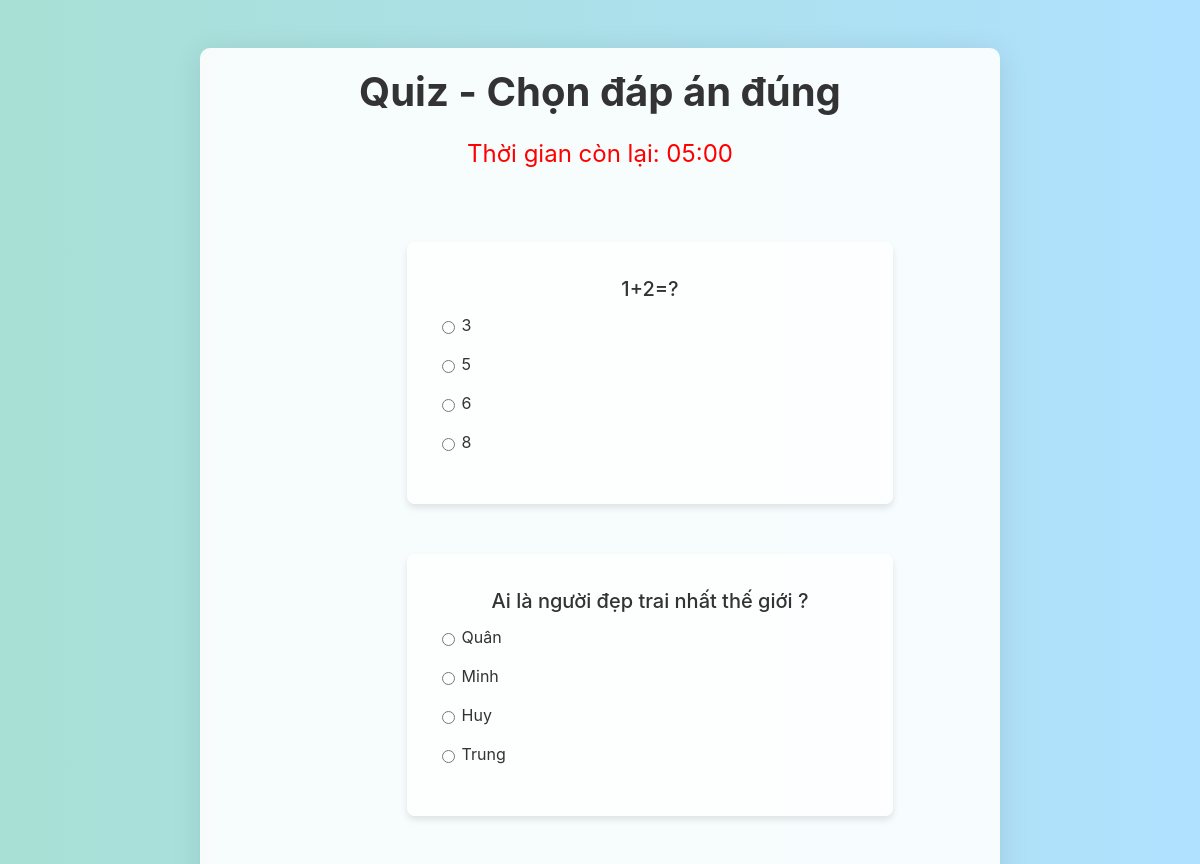
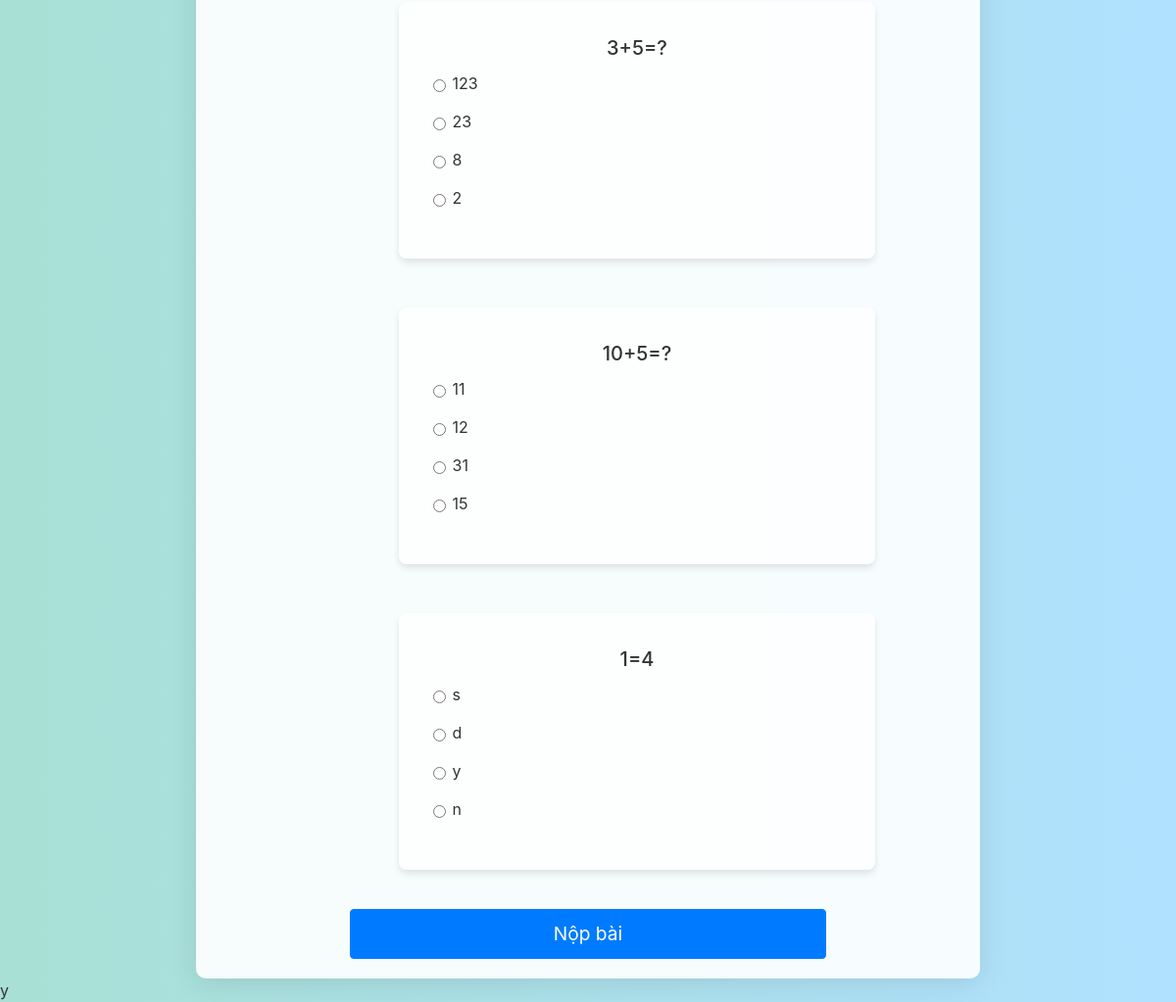
The page /quiz.php (signed in) on the database its author committed (2 pictures, top to bottom).
### tables this page shows
CREATE TABLE `questions` (
  `id` int(6) UNSIGNED NOT NULL,
  `question` varchar(255) NOT NULL,
  `option1` varchar(255) NOT NULL,
  `option2` varchar(255) NOT NULL,
  `option3` varchar(255) NOT NULL,
  `option4` varchar(255) NOT NULL,
  `correct_option` varchar(255) NOT NULL
);

### php/dbhelp.php (called while the page is built, shortened)
<?php
function getDbConnection() {
    $conn = mysqli_connect(HOST, USERNAME, PASSWORD, DATABASE);
    return $conn;
}
function executeResult($sql) {
    $conn = getDbConnection();
    $resultset = mysqli_query($conn, $sql);
    $list = [];
    if ($resultset) {
        while ($row = mysqli_fetch_array($resultset, 1)) {
            $list[] = $row;
        }
    } else {
        echo "Lỗi: " . mysqli_error($conn);
    }
    return $list;
}
?>

### quiz.php (the view, shortened to what this page needs)
<?php
$sql = 'SELECT * FROM questions';
$questionsList = executeResult($sql);
$message = "";
$isSubmitted = false;
?>
<!DOCTYPE html>
<html lang="en">
<head>
    <link rel="stylesheet" href="style/style1.css">
    <link rel="stylesheet" href="style/style2.css">
    <link rel="stylesheet" href="https://maxcdn.bootstrapcdn.com/bootstrap/4.4.1/css/bootstrap.min.css">
</head>
<body>
    <div class="container mt-5">
        <h2>Quiz - Chọn đáp án đúng</h2>
        <div class="timer" id="timer">Thời gian còn lại: 05:00</div>
        <?php if ($isSubmitted) { ?>
            <div class="alert alert-info" role="alert">
                <?= htmlspecialchars($message) ?>
            </div>
            <a href="trangchu.php" class="btn btn-secondary">Trở về Trang Chủ</a>
        <?php } else { ?>
            <form method="POST" action="" id="quizForm">
                <?php foreach ($questionsList as $q) { ?>
                    <div class="card">
                        <div class="card-body">
                            <h5 class="card-title"><?= htmlspecialchars($q['question']) ?></h5>
                            <div class="form-check">
                                <input class="form-check-input" type="radio" name="question_<?= $q['id'] ?>" id="option1_<?= $q['id'] ?>" value="1" required>
                                <label class="form-check-label" for="option1_<?= $q['id'] ?>">
                                    <?= htmlspecialchars($q['option1']) ?>
                                </label>
                            </div>
                            <div class="form-check">
                                <input class="form-check-input" type="radio" name="question_<?= $q['id'] ?>" id="option2_<?= $q['id'] ?>" value="2" required>
                                <label class="form-check-label" for="option2_<?= $q['id'] ?>">
                                    <?= htmlspecialchars($q['option2']) ?>
                                </label>
                            </div>
                            <div class="form-check">
                                <input class="form-check-input" type="radio" name="question_<?= $q['id'] ?>" id="option3_<?= $q['id'] ?>" value="3" required>
                                <label class="form-check-label" for="option3_<?= $q['id'] ?>">
                                    <?= htmlspecialchars($q['option3']) ?>
                                </label>
                            </div>
                            <div class="form-check">
                                <input class="form-check-input" type="radio" name="question_<?= $q['id'] ?>" id="option4_<?= $q['id'] ?>" value="4" required>
                                <label class="form-check-label" for="option4_<?= $q['id'] ?>">
                                    <?= htmlspecialchars($q['option4']) ?>
                                </label>
                            </div>
                        </div>
                    </div>
                <?php } ?>
                <button type="submit" name="submit_quiz" class="btn btn-primary">Nộp bài</button>
            </form>
        <?php } ?>
    </div>
</body>
</html>y

### style/style2.css (style rules this page uses)
* { margin: 0; padding: 0; box-sizing: border-box; }
.card { background-color: white; border-radius: 40px; box-shadow: 0 4px 7px rgba(0, 0, 0, 0.1); width: 300px; text-align: center; padding: 20px; margin-top: 350px; margin: 50px; }
button { background-color: #003366; color: white; border: none; padding: 10px 20px; border-radius: 5px; cursor: pointer; font-size: 16px; }

### quiz.php (style rules this page uses)
body { background: linear-gradient(to right, #A8E0D5 0%, #B0E1FF 100%); color: #333; }
h2 { text-align: center; margin-bottom: 20px; font-size: 2.5rem; font-weight: bold; }
.container { display: flex; flex-direction: column; align-items: center; max-width: 800px; margin: auto; padding: 20px; background: rgba(255, 255, 255, 0.9); border-radius: 10px; box-shadow: 0 4px 30px rgba(0, 0, 0, 0.1); }
.card { width: 100%; max-width: 600px; background: rgba(255, 255, 255, 0.8); border: none; border-radius: 8px; margin-bottom: 20px; padding: 15px; transition: transform 0.2s; }
.form-check { margin-bottom: 15px; display: flex; align-items: center; }
.form-check-input { margin-right: 10px; }
.btn { width: 100%; margin-top: 20px; padding: 10px; font-size: 1.2rem; }
.timer { font-size: 1.5rem; color: red; margin-bottom: 20px; text-align: center; }

### rows shown on the page
questions: question "1+2=?", option1 "3", option2 "5", option3 "6", option4 "8"
questions: question "Ai là người đẹp trai nhất thế giới ?", option1 "Quân", option2 "Minh", option3 "Huy", option4 "Trung"
questions: question "3+5=?", option1 "123", option2 "23", option3 "8", option4 "2"
questions: question "10+5=?", option1 "11", option2 "12", option3 "31", option4 "15"
questions: question "1=4", option1 "s", option2 "d", option3 "y", option4 "n"
